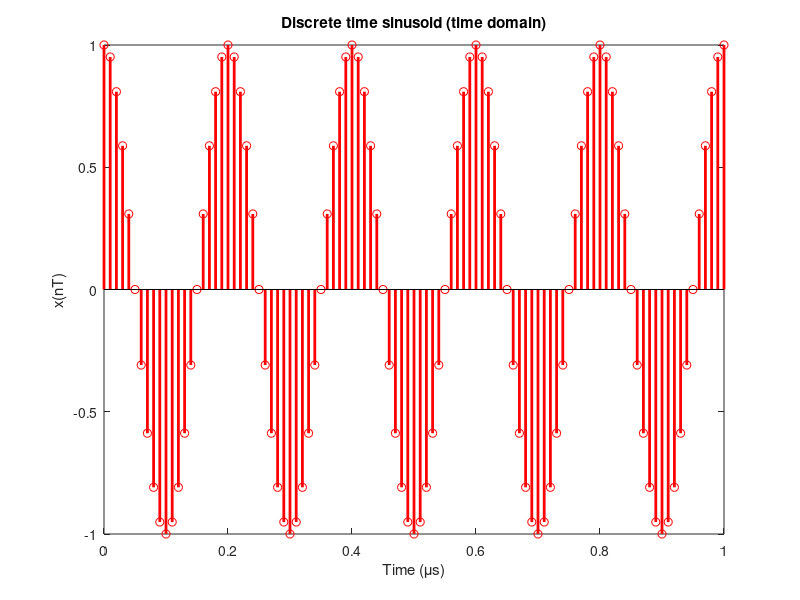
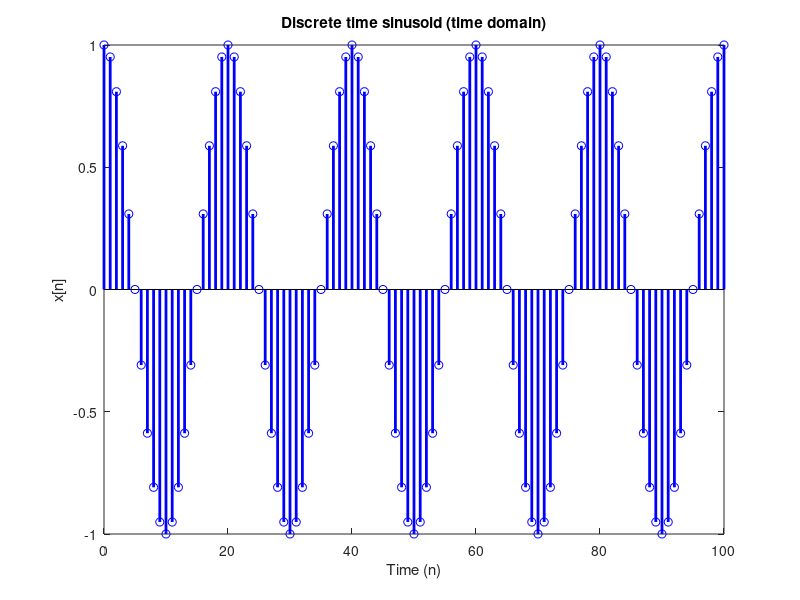
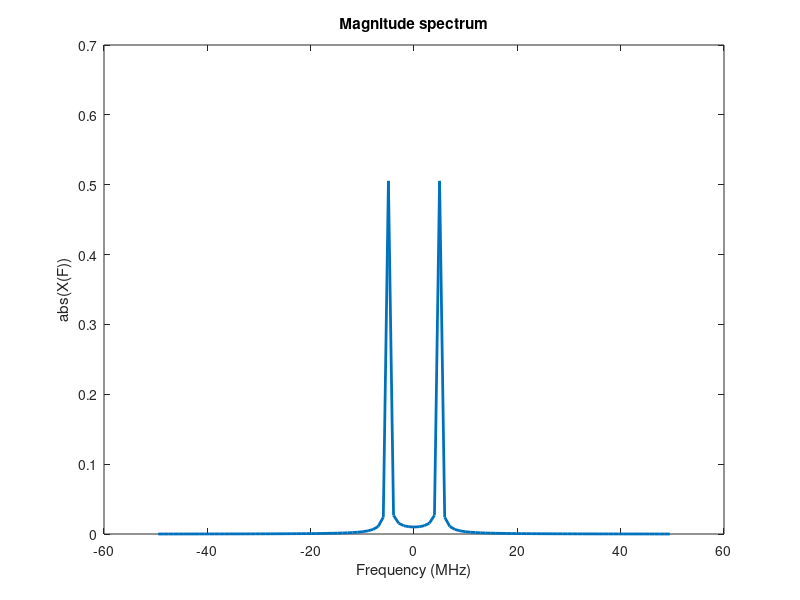
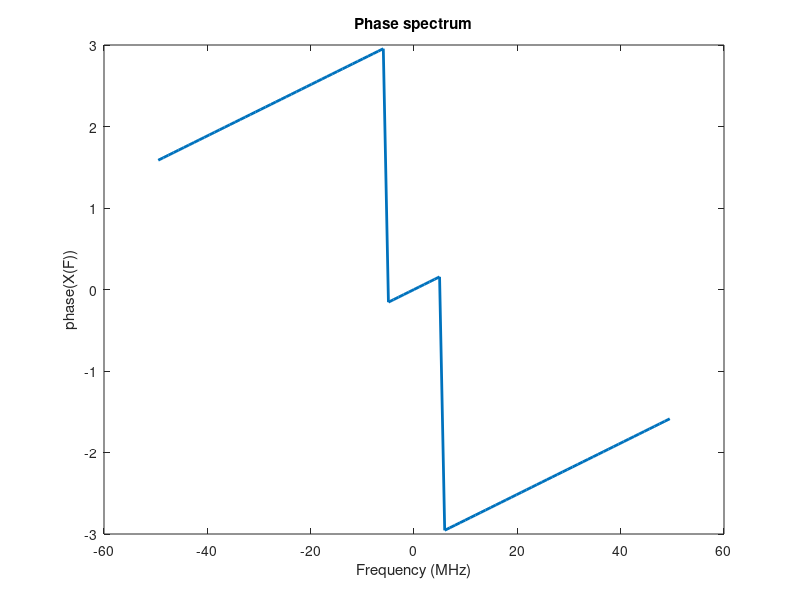

Recreate these plots in MATLAB, in order. (Note: this script raises an error after producing the figures.)
%
%   HW1 Preview
%	sample codes (Matlab script - Example of FT implementation)
%					(Not precise in mathematics)
%
%
%                                   Edited by Meng-Lin Li, 03/03/2016
%									Revised by Meng-Lin Li, 03/02/2017
%									Revised by Meng-Lin Li, 03/08/2018
%


% ---------- Generate sampled cosine/discrete-time sinusoid ----------
F0 = 5; % in MHz
Fs = 100; % sampling rate/sampling frequency, in MHz or Msamples/sec
T = 1/Fs;  % sampling interval in time
total_time = 1; % in us

t_axis = (0:T:total_time);  % time axis

% !!! Sampling in time 
iF0Ratio = 1;  %change this variable
F0 = F0*iF0Ratio;
x = cos(2*pi*F0*t_axis);  % sampled cosine/discrete time sinusoid ,time domain
Npoint = length(x);   % number of points in sampled cosine
iZeroPaddingRatio = 1;
x = [ x zeros(1,Npoint*(iZeroPaddingRatio-1))]; % x with zero padding
Npoint = length(x);
t_axis = (0:(Npoint-1))*T; % update the time axis

figure
stem(t_axis, x,'r','linewidth',2);
xlabel('Time (\mus)');
ylabel('x(nT)');
title('Discrete time sinusoid (time domain)');

figure
stem(0:1:Npoint-1, x,'b', 'linewidth', 2);
xlabel('Time (n)')
ylabel('x[n]');
title('Discrete time sinusoid (time domain)')


% ---------- Fourier transform - Analysis ----------

% !!! Sampling in frequency
iFNpointRatio = 1;
Npoint1 = Npoint*iFNpointRatio; % number of sampling points in frequency domain
dF = Fs/Npoint1; % sampling interval in frequency

% !!! Observed frequency range, Check working frequency range (i.e., fundamental frequency range) for this CTFT codes
iFRangeRatio = 1;
Npoint2 = Npoint1*iFRangeRatio;
F_axis = ((1:1:Npoint2)-(Npoint2+1)/2)*dF;
X = zeros(1,length(F_axis));

% implementatoin of X(f) = summation x(ti)*exp(-j*2*pi*f*ti)*dt 
%(Not very precise in mathematics)
% !!! Vectorization, can be found at the provided Matlab_FTandPlot_VectorizedNoLoop_demo.m
for iFreq = 1:length(F_axis),
    iFreq
   for iTime = 1:length(t_axis),
       X(iFreq) = X(iFreq) + x(iTime)*exp(-sqrt(-1)*2*pi*F_axis(iFreq)*t_axis(iTime))*T; % what if t_axis is not starting from time = 0?
   end
end

mag_X = abs(X);   % magnitude
pha_X = angle(X); % phase

figure
plot(F_axis, mag_X,'linewidth',2);
xlabel('Frequency (MHz)');
ylabel('abs(X(F))')
title('Magnitude spectrum')

figure
plot(F_axis, pha_X,'linewidth',2);
xlabel('Frequency (MHz)');
ylabel('phase(X(F))')
title('Phase spectrum')


% --------------------
load ECG % ECG: ECG signal, Fs: sampling rate in Hz







